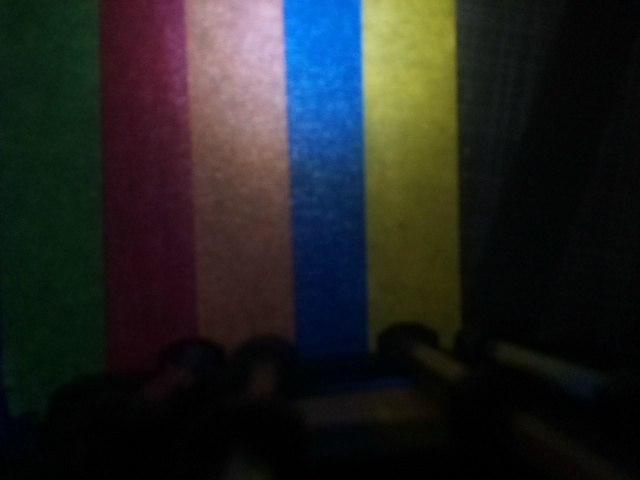
#> input picture photos/msg-1001645403157-1898 (1).jpg, 640 x 480 px, given in place of the camera
$ python colourDetector.py
#> lines starting #> are read from the running program, lines starting #| are printed output that depends on the picture; after the words box and inside, x2 and y2 are one past the last pixel; in counts of white or black regions, pixels touching at a corner belong together
import numpy as np
import cv2

def detect_color_and_draw():
    # Capturing video through webcam
    webcam = cv2.VideoCapture(0)

    detected_color = "none"
    output_size = (680, 480)  # Example: resize to 640x480

    # Define the color ranges and drawing colors
    color_ranges = {
        "red": ([136, 87, 111], [180, 255, 255], (0, 0, 255)),  # BGR for red
        "green": ([25, 52, 72], [102, 255, 255], (0, 255, 0)),  # BGR for green
        "blue": ([94, 80, 2], [120, 255, 255], (255, 0, 0))     # BGR for blue
    }

    while True:
        _, imageFrame = webcam.read()
#> imageFrame is the input picture: shape (480, 640, 3); mean B, G, R 34.2, 35.4, 33.9
        imageFrame = cv2.resize(imageFrame, output_size)
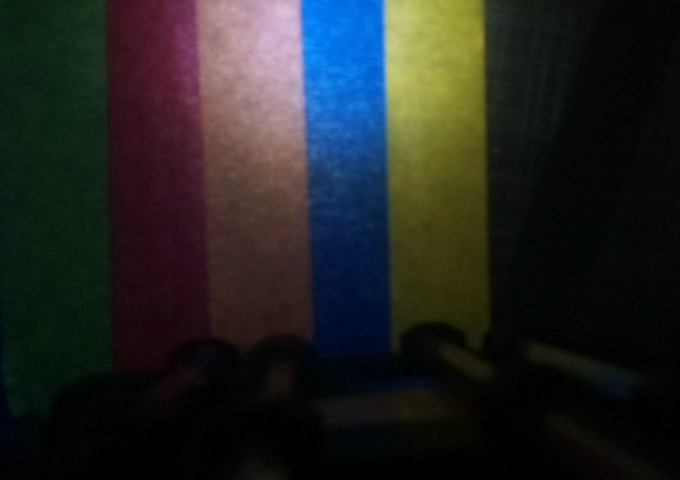
#> imageFrame: shape (480, 680, 3); mean B, G, R 34.3, 35.4, 33.9
        hsvFrame = cv2.cvtColor(imageFrame, cv2.COLOR_BGR2HSV)
#> hsvFrame: shape (480, 680, 3); mean H, S, V 71, 123.3, 47.9
        max_area = 0


        # Iterate through the color ranges
        for color, (lower, upper, draw_color) in color_ranges.items():
            lower = np.array(lower, np.uint8)
            upper = np.array(upper, np.uint8)
            mask = cv2.inRange(hsvFrame, lower, upper)
            mask = cv2.dilate(mask, np.ones((5, 5), "uint8"))

            contours, _ = cv2.findContours(mask, cv2.RETR_TREE, cv2.CHAIN_APPROX_SIMPLE)
            for contour in contours:
                area = cv2.contourArea(contour)
                if area > 800:
                    x, y, w, h = cv2.boundingRect(contour)
                    imageFrame = cv2.rectangle(imageFrame, (x, y), (x + w, y + h), draw_color, 2)
                    cv2.putText(imageFrame, f"{color} color", (x, y), cv2.FONT_HERSHEY_SIMPLEX, 0.7, draw_color)

                    # Update detected_color and max_area if this contour is the largest
                    if area > max_area:
                        max_area = area
                        detected_color = color
                        print(detected_color)
#> this loop made 3 passes
#> pass 1, in detect_color_and_draw, `mask = cv2.inRange(hsvFrame, lower, upper)`:
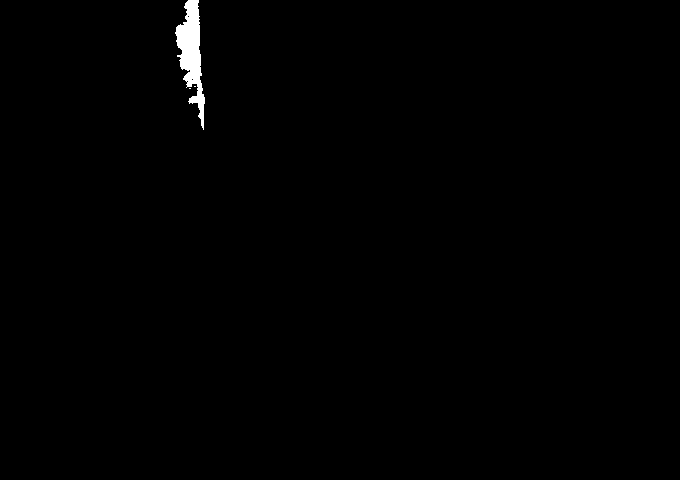
#> mask: shape (480, 680); 0.56% white; 3 white regions (2 under 20 px), largest, box (x1, y1, x2, y2) and area: (175, 0, 205, 130) 1825
#> pass 1, in detect_color_and_draw, `mask = cv2.dilate(mask, np.ones((5, 5), "uint8"))`:
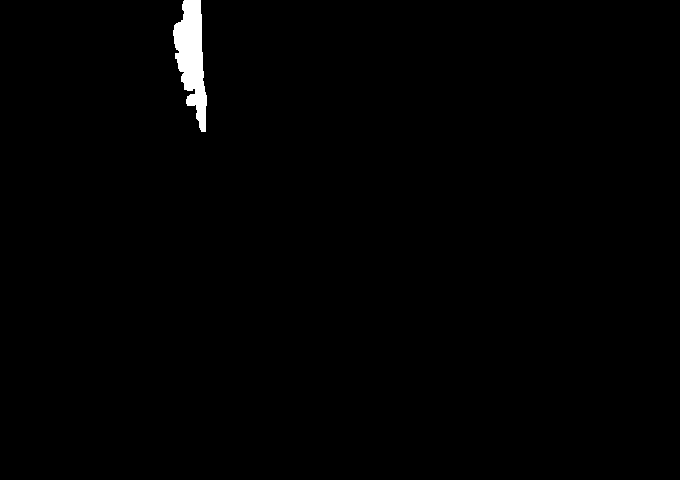
#> mask: shape (480, 680); 0.81% white; 1 white region, box (x1, y1, x2, y2) and area: (173, 0, 207, 132) 2634
#> pass 2, in detect_color_and_draw, `mask = cv2.inRange(hsvFrame, lower, upper)`:
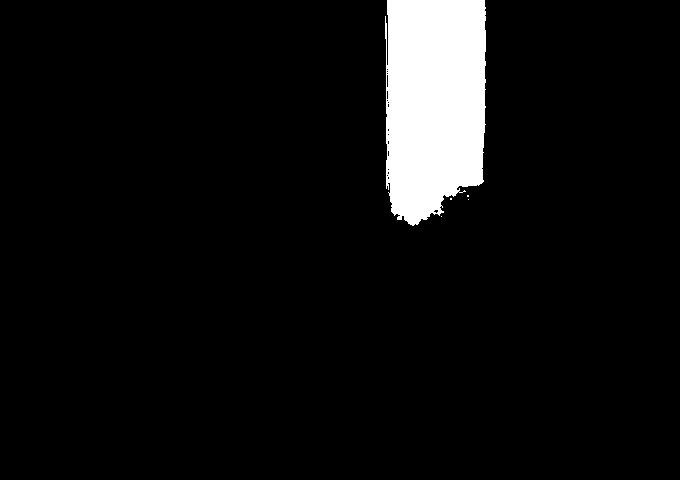
#> mask: shape (480, 680); 6.2% white; 5 white regions (4 under 20 px), largest, box (x1, y1, x2, y2) and area: (385, 0, 486, 226) 20104
#> pass 2, in detect_color_and_draw, `mask = cv2.dilate(mask, np.ones((5, 5), "uint8"))`:
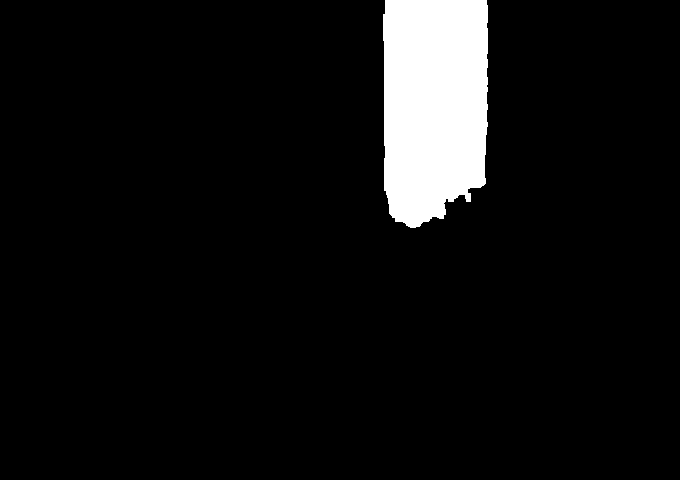
#> mask: shape (480, 680); 6.6% white; 1 white region, box (x1, y1, x2, y2) and area: (383, 0, 488, 228) 21572
#> after the loop:
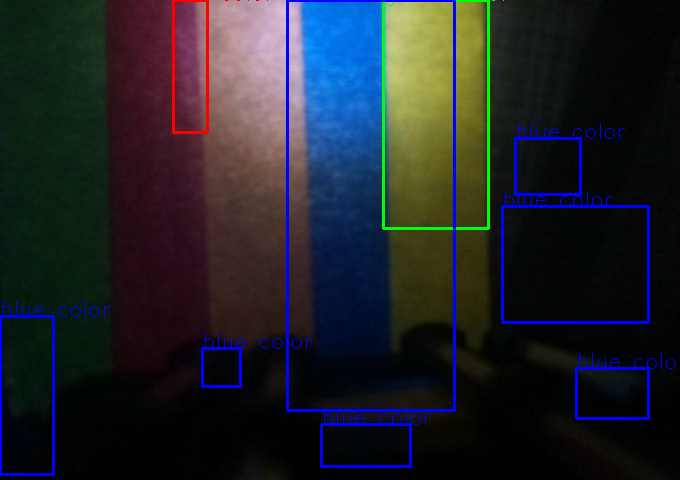
#> imageFrame: shape (480, 680, 3); 3.81% of pixels changed, all inside (x1, y1, x2, y2) = (0, 0, 676, 476)
#> after the loop:
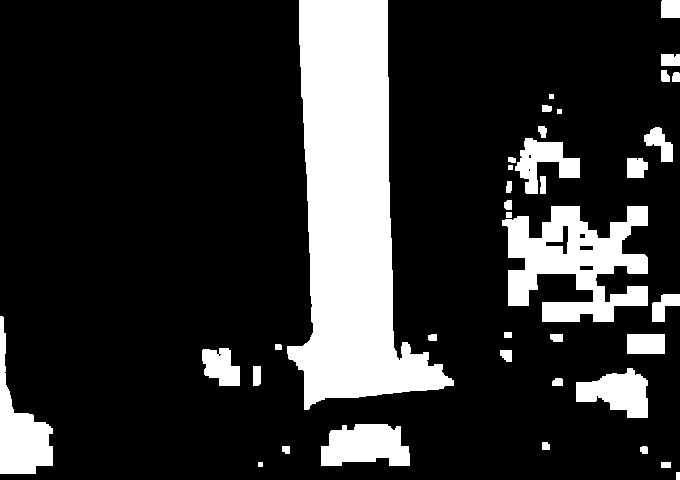
#> mask: shape (480, 680); 18.9% white; 38 white regions, largest, box (x1, y1, x2, y2) and area: (287, 0, 454, 410) 36209, (502, 206, 648, 322) 9738, (0, 316, 53, 474) 3522
#> after the loop, detected_color = 'blue'; max_area = 35633.5


        cv2.imshow("Multiple Color Detection in Real-Time", imageFrame)
        if cv2.waitKey(10) & 0xFF == ord('q'):
#> (key q is pressed here)
            break

    webcam.release()
    cv2.destroyAllWindows()
    return detected_color

# Example usage
if __name__ == "__main__":
    detected_color = detect_color_and_draw()
#> detected_color = 'blue'
    print(f"Detected color: {detected_color}")
#| Detected color: blue

$ run again, on photos/msg-1001645403157-1899.jpg
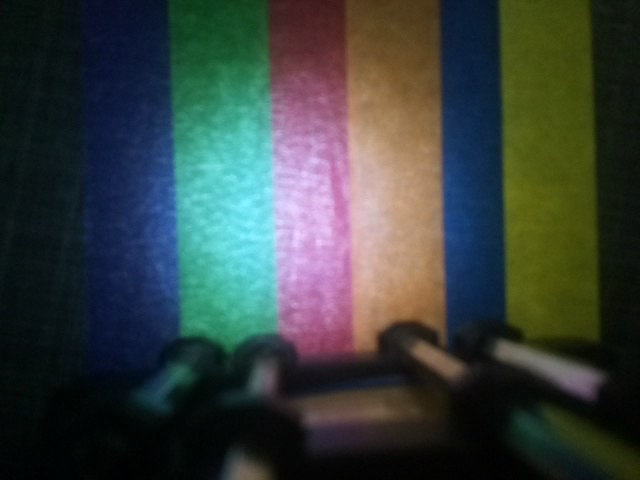
#> input picture photos/msg-1001645403157-1899.jpg, 640 x 480 px, given in place of the camera
#> in detect_color_and_draw, imageFrame is the input picture: shape (480, 640, 3); mean B, G, R 61.4, 64.7, 56.1
#> hsvFrame: shape (480, 680, 3); mean H, S, V 77.5, 139.9, 79.8
#> after the loop in detect_color_and_draw, `for color, (lower, upper, draw_color) in color_ranges.items():`:
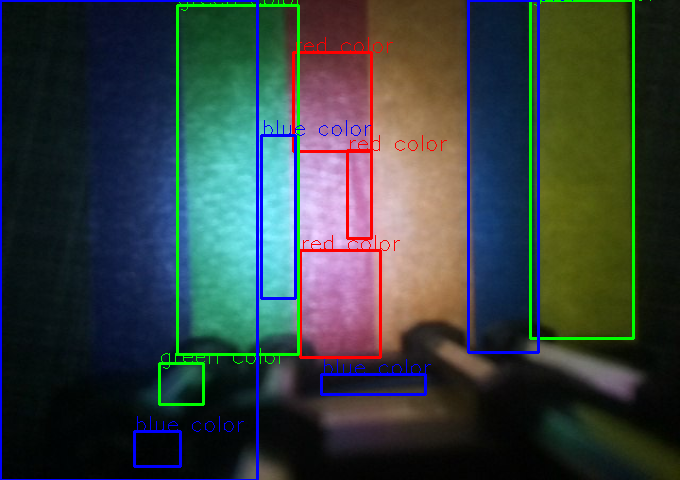
#> imageFrame: shape (480, 680, 3); mean B, G, R 63.5, 64.9, 54.5
#> after the loop in detect_color_and_draw, `for color, (lower, upper, draw_color) in color_ranges.items():`:
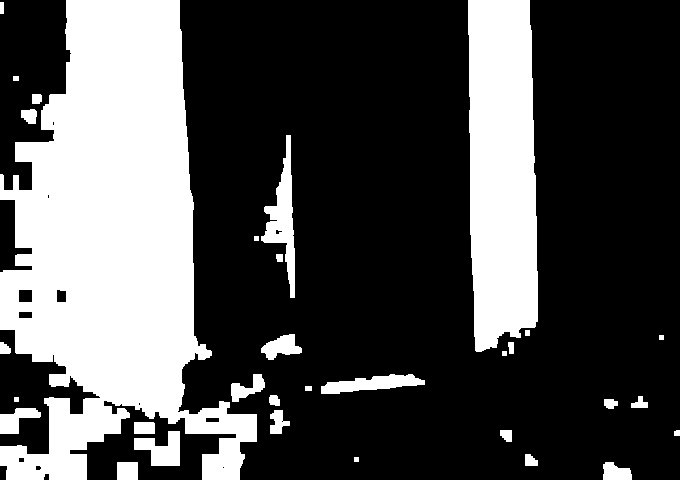
#> mask: shape (480, 680); 31% white; 32 white regions, largest, box (x1, y1, x2, y2) and area: (0, 0, 257, 480) 70793, (468, 0, 538, 352) 21782, (261, 135, 295, 298) 2086
#> after the loop in detect_color_and_draw, `for color, (lower, upper, draw_color) in color_ranges.items():`: detected_color = 'blue'; max_area = 70038
#> `detected_color = detect_color_and_draw()`: detected_color = 'blue'
#| Detected color: blue

$ run again, on photos/msg-1001645403157-1900.jpg
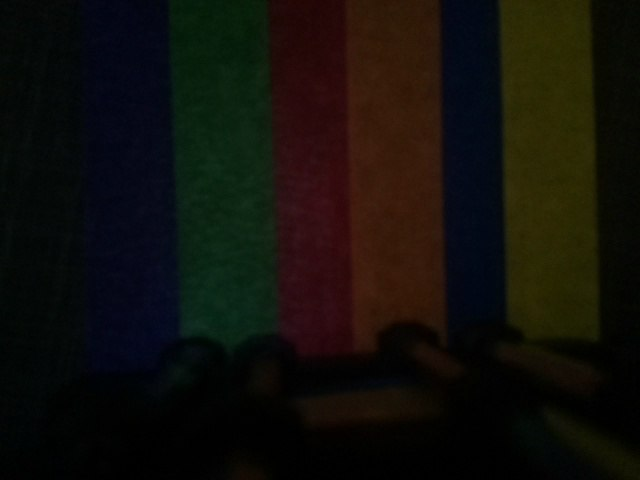
#> input picture photos/msg-1001645403157-1900.jpg, 640 x 480 px, given in place of the camera
#> in detect_color_and_draw, imageFrame is the input picture: shape (480, 640, 3); mean B, G, R 10.1, 15.4, 17.6
#> hsvFrame: shape (480, 680, 3); mean H, S, V 60.8, 169.2, 23.8
#> the loop in detect_color_and_draw, `for color, (lower, upper, draw_color) in color_ranges.items():` made 3 passes
#> pass 3, in detect_color_and_draw, `mask = cv2.dilate(mask, np.ones((5, 5), "uint8"))`:
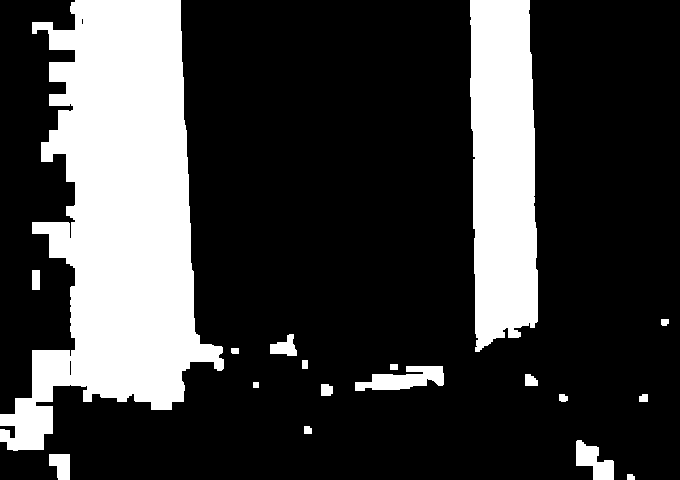
#> mask: shape (480, 680); 24.2% white; 18 white regions, largest, box (x1, y1, x2, y2) and area: (0, 0, 224, 451) 54442, (470, 0, 538, 352) 20820, (355, 366, 444, 391) 1339
#> after the loop in detect_color_and_draw, `for color, (lower, upper, draw_color) in color_ranges.items():`:
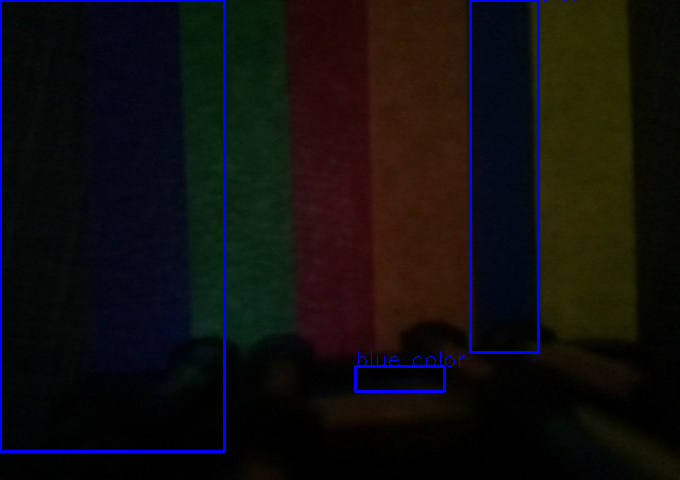
#> imageFrame: shape (480, 680, 3); mean B, G, R 15.2, 15, 17.3
#> after the loop in detect_color_and_draw, `for color, (lower, upper, draw_color) in color_ranges.items():`: detected_color = 'blue'; max_area = 53515
#> `detected_color = detect_color_and_draw()`: detected_color = 'blue'
#| Detected color: blue

$ run again, on photos/photo1.jpg
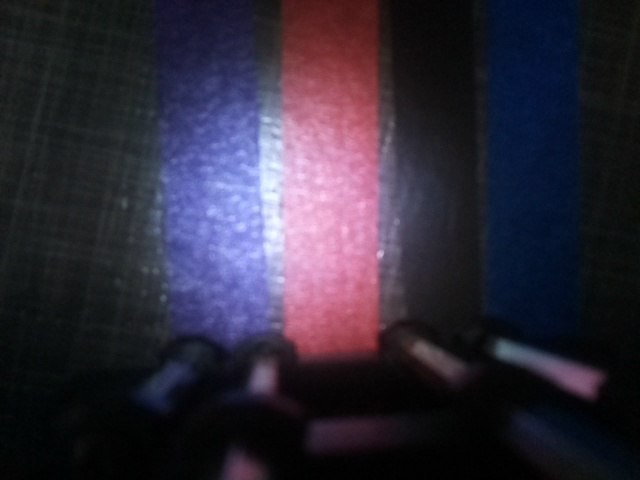
#> input picture photos/photo1.jpg, 640 x 480 px, given in place of the camera
#> in detect_color_and_draw, imageFrame is the input picture: shape (480, 640, 3); mean B, G, R 57.3, 42.1, 48
#> hsvFrame: shape (480, 680, 3); mean H, S, V 107.5, 91.9, 63
#> after the loop in detect_color_and_draw, `for color, (lower, upper, draw_color) in color_ranges.items():`:
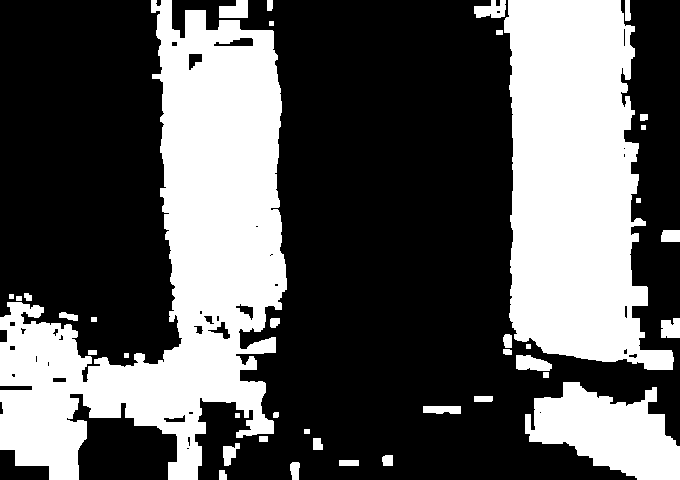
#> mask: shape (480, 680); 36.1% white; 39 white regions, largest, box (x1, y1, x2, y2) and area: (0, 0, 287, 480) 60356, (504, 0, 674, 370) 43898, (525, 382, 680, 480) 9322
#> after the loop in detect_color_and_draw, `for color, (lower, upper, draw_color) in color_ranges.items():`: detected_color = 'blue'; max_area = 59989.5
#> `detected_color = detect_color_and_draw()`: detected_color = 'blue'
#| Detected color: blue
